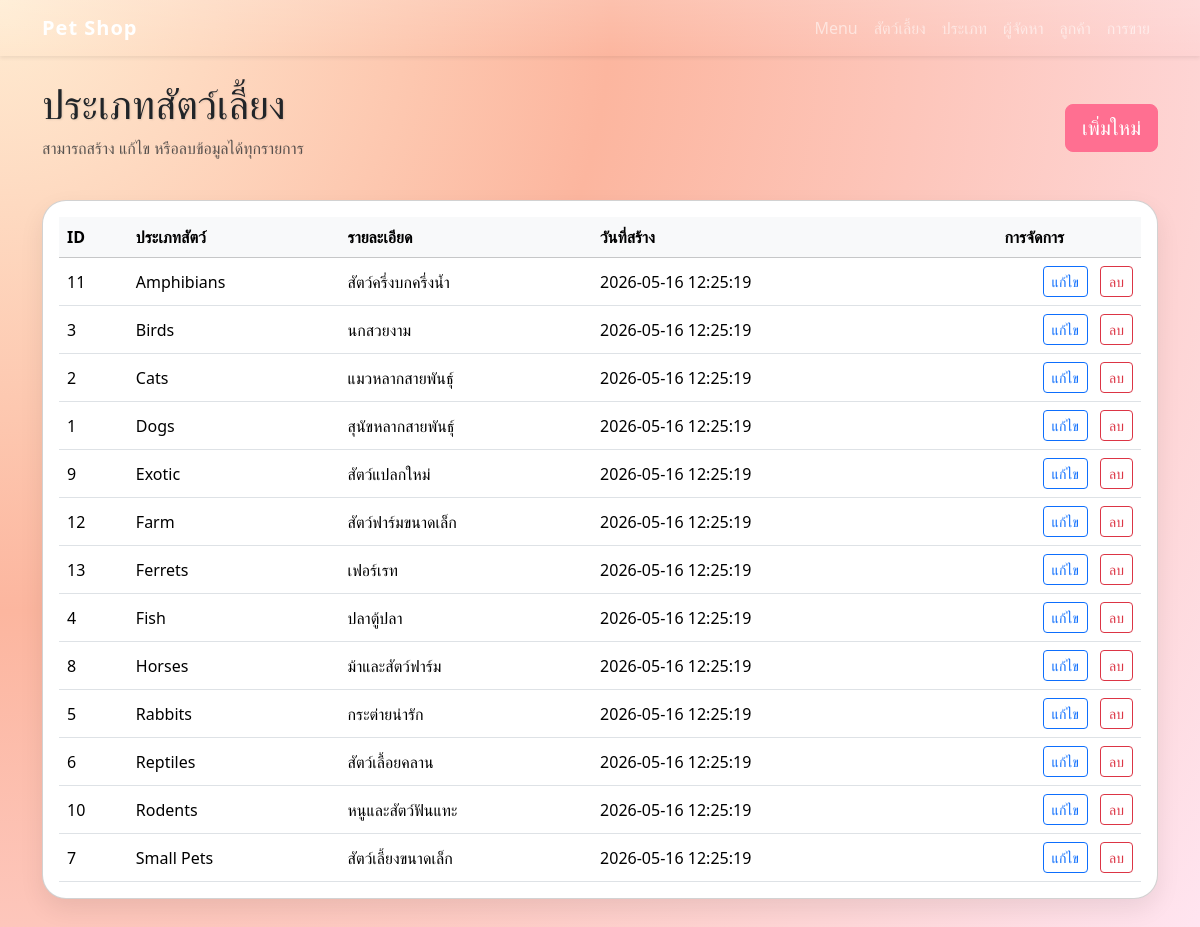
The page /categories on the database its author committed.
### tables this page shows
CREATE TABLE categories (
    category_id INTEGER PRIMARY KEY AUTOINCREMENT,
    name VARCHAR(50) NOT NULL UNIQUE,
    description TEXT,
    created_at TIMESTAMP DEFAULT CURRENT_TIMESTAMP
);

### app.py (the view)
@app.route("/categories")
def categories():
    conn = get_db_connection()
    categories_data = conn.execute("SELECT * FROM categories ORDER BY name").fetchall()
    conn.close()
    rows = wrap_items(categories_data, "category_id", "edit_category", "delete_category")
    columns = [
        ("category_id", "ID"),
        ("name", "ประเภทสัตว์"),
        ("description", "รายละเอียด"),
        ("created_at", "วันที่สร้าง"),
    ]
    return render_template(
        "list_entities.html",
        title="ประเภทสัตว์เลี้ยง",
        create_url=url_for("create_category"),
        rows=rows,
        columns=columns,
    )

### app.py (called while the page is built)
def get_db_connection():
    conn = sqlite3.connect(DB_PATH)
    conn.row_factory = sqlite3.Row
    conn.execute("PRAGMA foreign_keys = ON")
    return conn

def wrap_items(items, id_field, edit_endpoint, delete_endpoint):
    rows = []
    for item in items:
        rows.append(
            {
                "item": item,
                "edit_url": url_for(edit_endpoint, **{id_field: item[id_field]}),
                "delete_url": url_for(delete_endpoint, **{id_field: item[id_field]}),
            }
        )
    return rows

### templates/list_entities.html
{% extends 'base.html' %}
{% block content %}
<div class="d-flex justify-content-between align-items-center mb-4">
  <div>
    <h1 class="display-6 hero-title">{{ title }}</h1>
    <p class="text-muted">สามารถสร้าง แก้ไข หรือลบข้อมูลได้ทุกรายการ</p>
  </div>
  <a href="{{ create_url }}" class="btn btn-primary btn-lg">เพิ่มใหม่</a>
</div>
<div class="table-responsive card card-fun p-3">
  <table class="table table-hover align-middle mb-0">
    <thead class="table-light">
      <tr>
        {% for col, label in columns %}
        <th>{{ label }}</th>
        {% endfor %}
        <th class="text-center">การจัดการ</th>
      </tr>
    </thead>
    <tbody>
      {% for row in rows %}
      <tr>
        {% for col, label in columns %}
        <td>{{ row.item[col] if row.item[col] is not none else '-' }}</td>
        {% endfor %}
        <td class="text-end">
          <a href="{{ row.edit_url }}" class="btn btn-sm btn-outline-primary me-2">แก้ไข</a>
          <form action="{{ row.delete_url }}" method="post" class="d-inline-block" onsubmit="return confirm('ยืนยันการลบรายการนี้หรือไม่?');">
            <button type="submit" class="btn btn-sm btn-outline-danger">ลบ</button>
          </form>
        </td>
      </tr>
      {% else %}
      <tr>
        <td colspan="{{ columns|length + 1 }}" class="text-center py-4">ไม่มีข้อมูล</td>
      </tr>
      {% endfor %}
    </tbody>
  </table>
</div>
{% endblock %}

### templates/base.html (style rules this page uses)
body { background: radial-gradient(circle at top left, #ffecd2, #fcb69f 40%, #ffe5f1 100%); min-height: 100vh; }
.card-fun { border-radius: 24px; box-shadow: 0 10px 25px rgba(0, 0, 0, 0.08); }
.hero-title { text-shadow: 1px 1px 2px rgba(0, 0, 0, 0.1); }
.btn-primary { background: #ff6f91; border-color: #ff6f91; }

### rows shown on the page
categories: category_id "11" "Amphibians" "สัตว์ครึ่งบกครึ่งน้ำ" "2026-05-16 12:25:19"
categories: category_id "3" "Birds" "นกสวยงาม" "2026-05-16 12:25:19"
categories: category_id "2" "Cats" "แมวหลากสายพันธุ์" "2026-05-16 12:25:19"
categories: category_id "1" "Dogs" "สุนัขหลากสายพันธุ์" "2026-05-16 12:25:19"
categories: category_id "9" "Exotic" "สัตว์แปลกใหม่" "2026-05-16 12:25:19"
categories: category_id "12" "Farm" "สัตว์ฟาร์มขนาดเล็ก" "2026-05-16 12:25:19"
categories: category_id "13" "Ferrets" "เฟอร์เรท" "2026-05-16 12:25:19"
categories: category_id "4" "Fish" "ปลาตู้ปลา" "2026-05-16 12:25:19"
categories: category_id "8" "Horses" "ม้าและสัตว์ฟาร์ม" "2026-05-16 12:25:19"
categories: category_id "5" "Rabbits" "กระต่ายน่ารัก" "2026-05-16 12:25:19"
categories: category_id "6" "Reptiles" "สัตว์เลื้อยคลาน" "2026-05-16 12:25:19"
categories: category_id "10" "Rodents" "หนูและสัตว์ฟันแทะ" "2026-05-16 12:25:19"
categories: category_id "7" "Small Pets" "สัตว์เลี้ยงขนาดเล็ก" "2026-05-16 12:25:19"

### other values the page prints
{{ title }} "ประเภทสัตว์เลี้ยง"
{{ label }} "ID" "ประเภทสัตว์" "รายละเอียด" "วันที่สร้าง"
